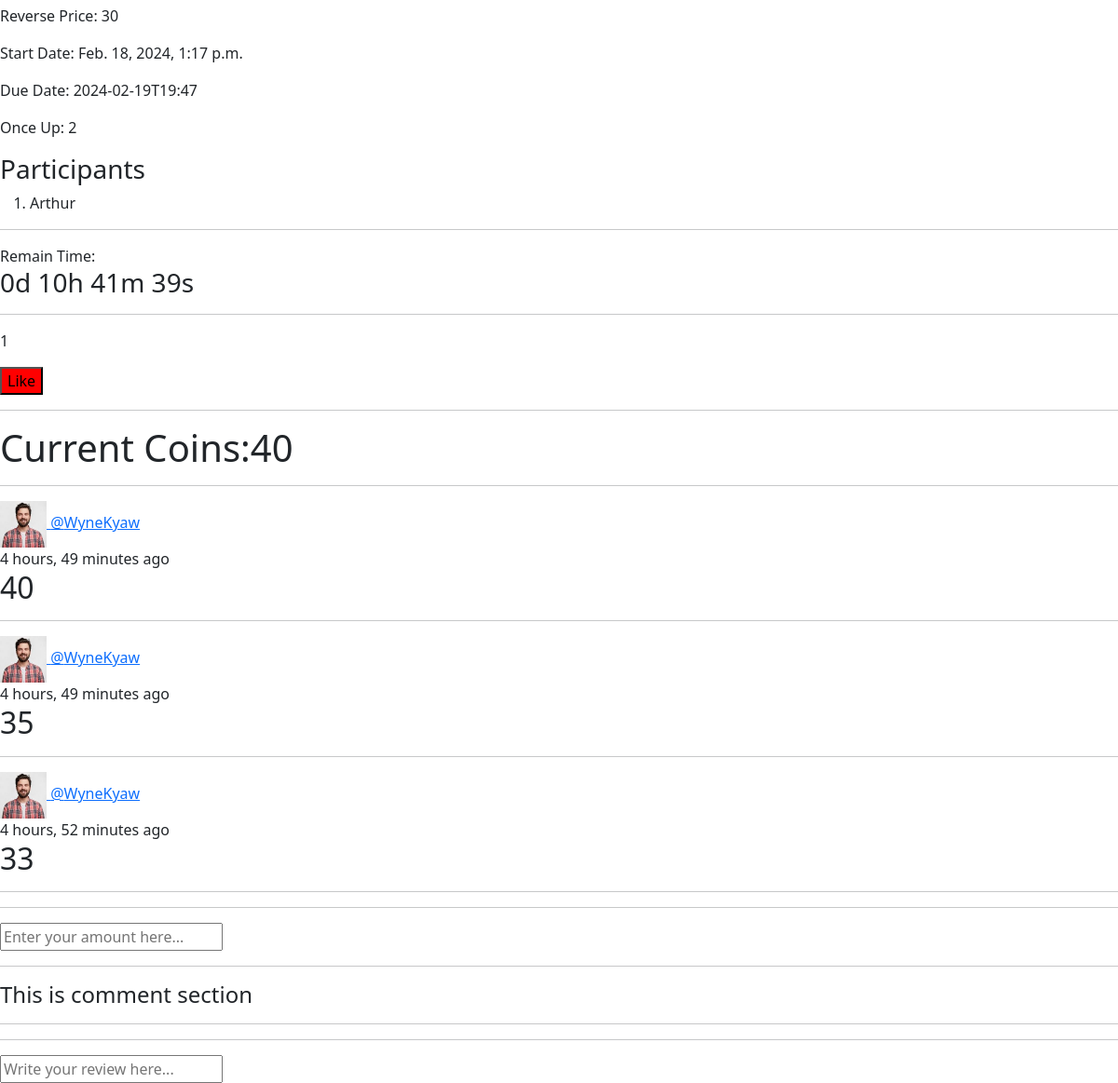
/item_detail/1 (lower part), run on an earlier commit of the app's database.
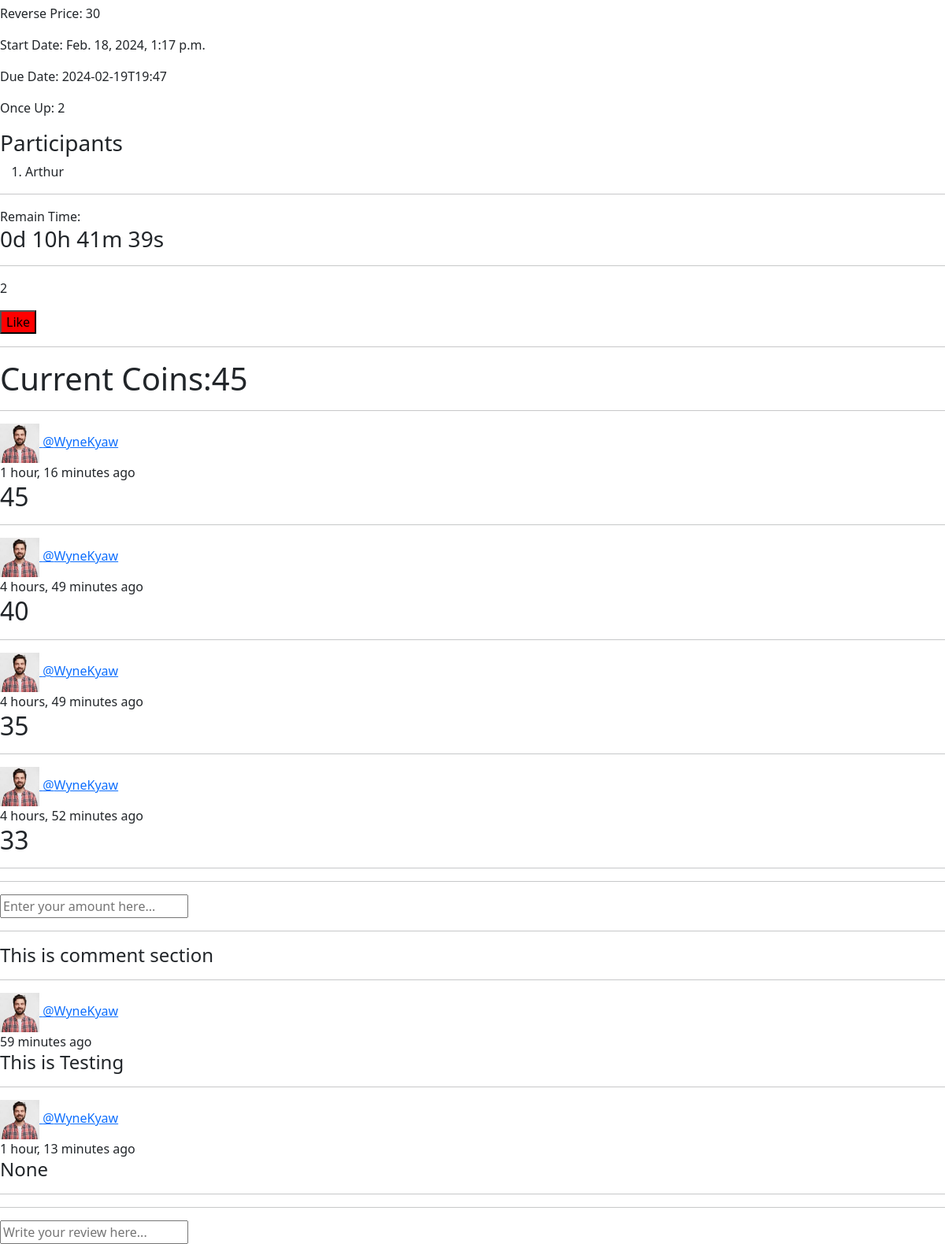
And on a later commit of the database.
### app_reg_login/models.py (models this page shows, shortened)
class User(AbstractUser):
    name = models.CharField(max_length=200, null=True)
    email = models.EmailField(unique=True, null=True)
    phone = models.CharField(max_length=20)
    address = models.CharField(max_length=500, null=True)
    nrc_no = models.CharField(max_length=150, null=True)
    registered_date = models.DateTimeField(auto_now_add=True)
    avatar = models.ImageField(null=True, default="avatar.svg")
    coin_amount = models.IntegerField(default=0)
    USERNAME_FIELD = 'email'
    REQUIRED_FIELDS = ['username']

class Item(models.Model):
    seller = models.ForeignKey(User, on_delete=models.SET_NULL, null=True)
    participants = models.ManyToManyField(User, related_name='participants', blank=True)
    liked_users = models.ManyToManyField(User, related_name='liked_users', blank=True)
    like_count = models.IntegerField(default=0)
    category = models.CharField(max_length=100, null=True)
    title = models.CharField(max_length=100, null=False)
    description = models.TextField(null=True, blank=True)
    number_of_items = models.IntegerField(default=1, null=True)
    estimated_era = models.CharField(max_length=20, null=True)
    country_of_origin = models.CharField(max_length=50, null=True)
    item_condition = models.CharField(max_length=100, null=True, blank=False)
    reverse_price = models.IntegerField(null=False)
    once_up = models.IntegerField(null=False, default=0)
    sell_price = models.IntegerField(null=True, default=0)
    post_date = models.DateTimeField(auto_now_add=True)
    due_date = models.CharField(max_length=100, null=True)
    winner = models.CharField(max_length=50, null=True)
    class Meta:
        ordering = ['-post_date']

class Bids(models.Model):
    bidder = models.ForeignKey(User, on_delete=models.CASCADE)
    item = models.ForeignKey(Item, on_delete=models.CASCADE)
    amount = models.IntegerField(null=False)
    created = models.DateTimeField(auto_now_add=True)
    class Meta:
        ordering = ['-created']

class Comment(models.Model):
    user = models.ForeignKey(User, on_delete=models.CASCADE, null=True)
    item = models.ForeignKey(Item, on_delete=models.CASCADE, null=True)
    text = models.CharField(max_length=500, null=True)
    created_at = models.DateTimeField(auto_now_add=True)
    parent_comment = models.ForeignKey('self', on_delete=models.CASCADE, null=True, blank=True, related_name='replies')
    class Meta:
        ordering = ['-created_at']

### app_reg_login/views.py (the view, shortened to what this page needs)
# urls.py: path('item_detail/<str:pk>', views.item_detail, name="item_detail"),
def item_detail(request, pk):
    item = Item.objects.get(id=pk)
    images = ImageTable.objects.filter(item=item)
    item_bids = item.bids_set.all()
    participants = item.participants.all()
    comments = item.comment_set.all()
    print("167 Auctioneers:", participants, type(participants))
    if item.sell_price == 0:
        item.sell_price = item.reverse_price
    else:
        related_bids_querySet = Bids.objects.filter(item=item)
        sell_price = related_bids_querySet[0].amount
        for bid in related_bids_querySet:
            if bid.amount > sell_price:
                sell_price = bid.amount
        item.sell_price = sell_price
        item.save()
        print("217 This is new sell price:", item.sell_price)
    context = {'item': item, 'images': images, 'bids': item_bids, 'participants': participants, 'comments': comments}
    return render(request, 'app_reg_login/item_details.html', context)

### app_reg_login/templates/app_reg_login/item_details.html (shortened to what this page needs)
{% extends 'base.html' %}
{% block content %}
    <p>Reverse Price: {{ item.reverse_price }}</p>
    <p>Start Date: {{ item.post_date }}</p>
    <p>Due Date: {{ item.due_date }}</p>
    <p>Once Up: {{ item.once_up }}</p>
    <h3>Participants</h3>
    <ol>
        {% for participant in participants %}
            <li>{{ participant.name }}</li>
        {% endfor %}
    </ol>
    <hr>
    Remain Time: <h3><p id="countdown"></p></h3>
    <hr>
    <p>{{ item.like_count }}</p>
    <form method="POST" action="{% url 'like_item' item.id 'detail' %}">
        {% if user in item.liked_users.all %}
        <button style="background-color:blue">Liked</button>
        {% else %}
        <button style="background-color:red">Like</button>
        {% endif %}
    </form>
    <hr>
    <h1>Current Coins:{{ item.sell_price }}</h1>
    <hr>
    {% for bid in bids %}
        <a href="{% url 'profile' bid.bidder.id %}">
            <img src="{{ bid.bidder.avatar.url }}" style="width: 50px; height: 50px">
            <span>@{{ bid.bidder.username }}</span>
        </a><br>
        <span>{{ bid.created|timesince }} ago</span><br>
        <h2>{{ bid.amount }}</h2>
        <hr>
    {% endfor %}
    <hr>
    {% if request.user != item.seller %}
    	<form action="" method="POST">
            <input type="number" name="amount" placeholder="Enter your amount here..." />
        </form>
    {% endif %}
    <hr>
    <h4>This is comment section</h4>
    <hr>
    {% for comment in comments %}
        <a href="{% url 'profile' comment.user.id %}">
            <img src="{{ comment.user.avatar.url }}" style="width: 50px; height: 50px">
            <span>@{{ comment.user.username }}</span>
        </a><br>
        <span>{{ comment.created_at|timesince }} ago</span><br>
        <h4>{{ comment.text }}</h4>
        <hr>
    {% endfor %}
    <hr>
    <form method="POST" action="{% url 'comment_section' item.id %}">
        <input type="text" name="comment_text" placeholder="Write your review here...">
    </form>
{% endblock %}

What changed in the data, as far as the page shows it:
changed Item: like_count "1" → "2"; sell_price "40" → "45"
added Bids: bidder.avatar (picture), bidder.username "WyneKyaw", created "1 hour, 16 minutes", amount "45"
added Comment: user.avatar (picture), user.username "WyneKyaw", created_at "59 minutes", text "This is Testing"
added Comment: user.avatar (picture), user.username "WyneKyaw", created_at "1 hour, 13 minutes", text "None"
